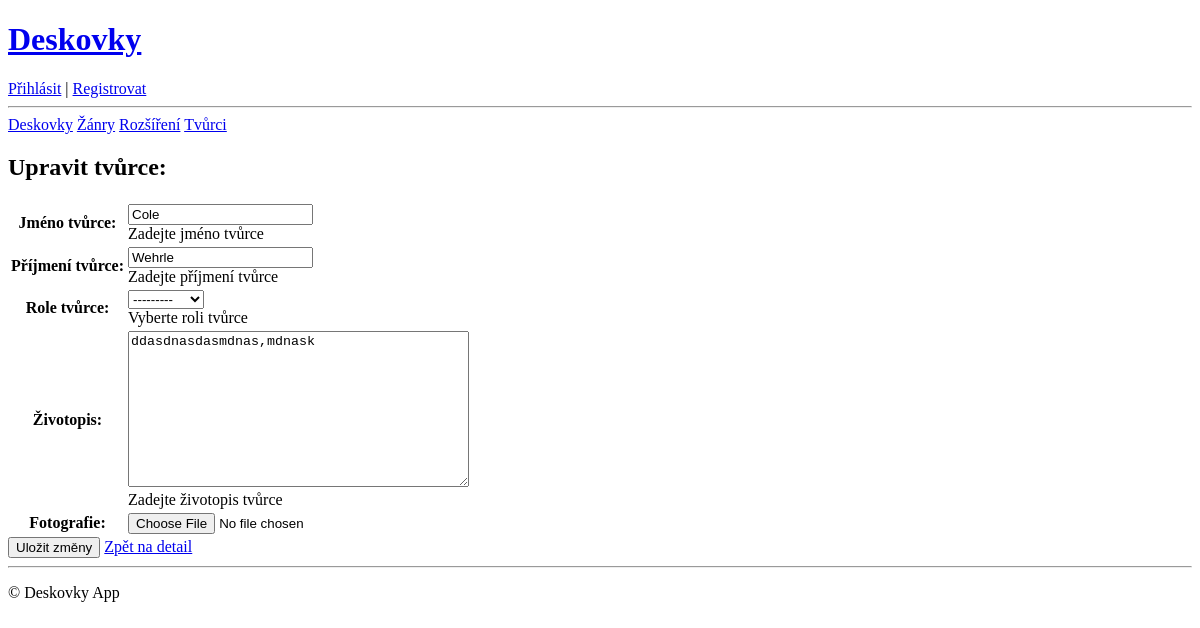
Page /tvurci/1/edit/ on the earlier database version.
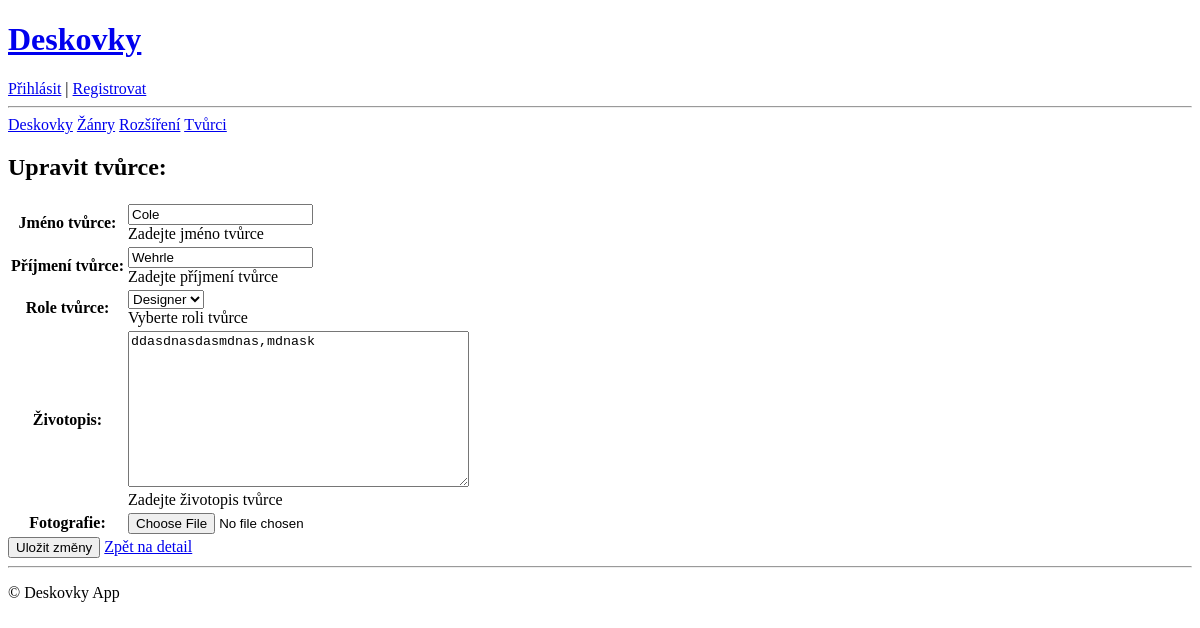
Same page on the later database version.
### library/models.py (models this page shows, shortened)
class Tvurci(models.Model):
    ROLE_CHOICES = [
        ('designer', 'Designer'),
        ('illustrator', 'Ilustrátor'),
    ]
    Jmeno = models.CharField(max_length=80, verbose_name='Jméno tvůrce', help_text='Zadejte jméno tvůrce')
    Prijmeni = models.CharField(max_length=80, verbose_name='Příjmení tvůrce', help_text='Zadejte příjmení tvůrce')
    role = models.CharField(max_length=20, choices=ROLE_CHOICES, verbose_name='Role',blank=True, null=True, help_text='Vyberte roli tvůrce')
    zivotopis = models.TextField(verbose_name='Životopis', help_text='Zadejte životopis tvůrce', blank=True, null=True)
    fotografie = models.ImageField(upload_to='tvurci', null=True, blank=True, verbose_name='Fotografie')
    class Meta:
        verbose_name = 'Tvůrce'
        verbose_name_plural = 'Tvůrci'

### library/views.py (the view)
# urls.py: path('tvurci/<int:pk>/edit/', views.tvurci_update, name='tvurci_update'),
def tvurci_update(request, pk):
    tvurce = get_object_or_404(Tvurci, pk=pk)
    if request.method == 'POST':
        form = TvurciForm(request.POST, instance=tvurce)
        if form.is_valid():
            form.save()
            return redirect('tvurci_detail', pk=tvurce.pk)
    else:
        form = TvurciForm(instance=tvurce)
    return render(request, 'tvurci/tvurci_update.html', {'form': form, 'tvurce': tvurce})

### library/forms.py (shortened to what this page needs)
class TvurciForm(forms.ModelForm):
    class Meta:
        model = Tvurci
        fields = ['Jmeno', 'Prijmeni', 'role', 'zivotopis', 'fotografie']
        labels = {
            'Jmeno': 'Jméno tvůrce',
            'Prijmeni': 'Příjmení tvůrce',
            'role': 'Role tvůrce',
            'zivotopis': 'Životopis',
            'fotografie': 'Fotografie',
        }
        widgets = {
            'Jmeno': forms.TextInput(attrs={'class': 'form-control'}),
            'Prijmeni': forms.TextInput(attrs={'class': 'form-control'}),
            'role': forms.Select(attrs={'class': 'form-control'}),
            'zivotopis': forms.Textarea(attrs={'class': 'form-control'}),
            'fotografie': forms.ClearableFileInput(attrs={'class': 'form-control'}),
        }

### library/templates/tvurci/tvurci_update.html (shortened to what this page needs)
{% extends 'base.html' %}
{% block content %}
<h2>Upravit tvůrce: {{ tvurce.jmeno }}</h2>
<form method="post" enctype="multipart/form-data">
    <table>
        {{ form.as_table }}
    </table>
    <button type="submit">Uložit změny</button>
    <a href="{% url 'tvurci_detail' tvurce.pk %}">Zpět na detail</a>
</form>
{% endblock %}

Differences in the rows shown:
changed Tvurci "Cole": role "---------" → "Designer"
